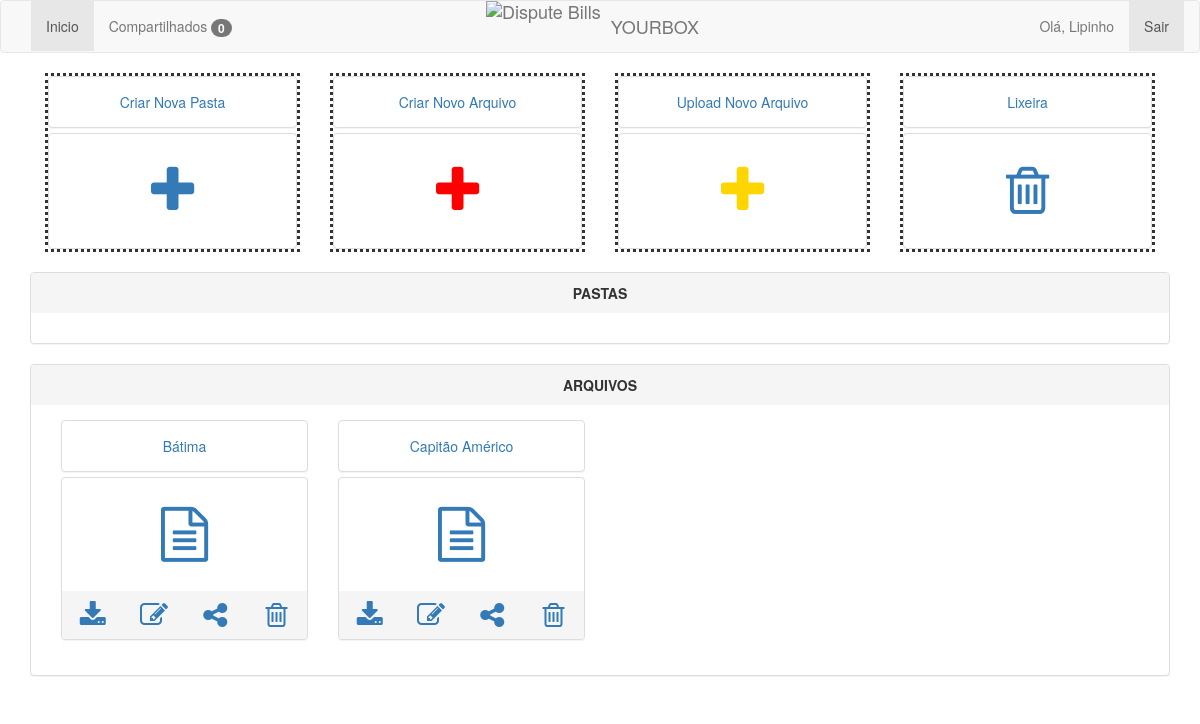
Page /app (signed in) on the earlier database version.
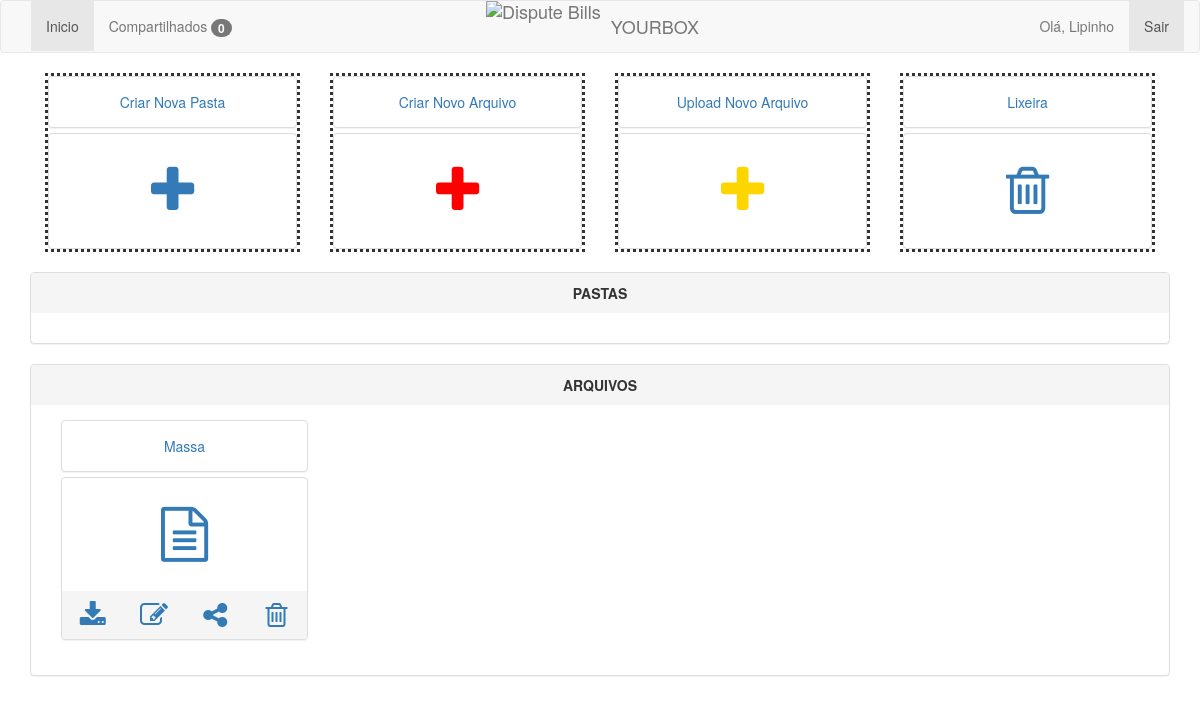
Same page on the later database version.
### app/models.py (models this page shows)
class Arquivo(models.Model):
    nome = models.CharField(max_length=10)
    arquivo = models.FileField()
    pasta = models.ForeignKey(Pasta, blank=True, null=True)
    tipo = models.CharField(max_length=50, choices=TIPOS)
    status = models.BooleanField(default=True)
    criado_em = models.DateTimeField(auto_now_add=True)
    editado_em = models.DateTimeField(auto_now=True)

### app/views.py (the view)
# urls.py: url(r'^app', views.app, name='app'),
def app(request):
    usuario = Usuario.objects.get(email=request.session['email'])
    compartilhados = Compartilhado.objects.filter(usuario=usuario, status=False)
    return render_to_response('app.html', {'usuario': usuario, 'usuarios': Usuario.objects.all(),
                                           'compartilhados': compartilhados}, context_instance=RequestContext(request))

### app/templates/app.html (shortened to what the changed rows need)
{% extends 'base.html' %}
{% block content %}
    <br/>
    <div class='row'>
        <div class='col-xs-6 col-sm-4 col-md-12'>
            <div class="panel-group">
                <div class="panel panel-default">
                    <div class="panel-body text-center">
                        {% for arquivo in usuario.arquivos.all %}
                            {% if not arquivo.pasta and arquivo.status %}
                                <div class='col-xs-6 col-sm-4 col-md-3'>
                                    <div class="panel-group">
                                        <div class="panel panel-default">
                                            <div class="panel-body text-center">
                                                <a href='/arquivo/{{ arquivo.id }}'>{{ arquivo.nome }}</a>
                                            </div>
                                        </div>
                                        <div class="panel panel-default">
                                            <div class="panel-body text-center">
                                                <label style='font-size:55px;'><a href='/arquivo/{{ arquivo.id }}'><span
                                                        class='fa fa-1x fa-file-text-o'></span></a></label>
                                            </div>
                                            <div class="panel-footer">
                                                <div class='row'>
                                                    <div class='col-xs-3'>
                                                        <a href='/media/{{ arquivo.arquivo }}'
                                                           download='/media/{{ arquivo.arquivo }}'><span
                                                                class='fa fa-2x fa-download'></span></a>
                                                    </div>
                                                    <div class='col-xs-3'>
                                                        <a href='/edit-arquivo/{{ arquivo.id }}'><span class='fa fa-2x fa-edit'></span></a>
                                                    </div>
                                                    <div class='col-xs-3'>
                                                        <a data-toggle="modal" data-target="#modal{{ arquivo.id }}"><span
                                                                class='fa fa-2x fa-share-alt'></span></a>
                                                    </div>
                                                    <div class='col-xs-3'>
                                                        <a href='/remove-arquivo/{{ arquivo.id }}'><span
                                                                class='fa fa-2x fa-trash-o'></span></a>
                                                    </div>
                                                </div>
                                            </div>
                                        </div>
                                    </div>
                                </div>
                            {% endif %}
                        {% empty %}
                            <hr/>
                            <h3 class="text-center"> Você não possui arquivos! </h3>
                            <hr/>
                        {% endfor %}
                    </div>
                </div>
            </div>
        </div>
{% endblock %}

Differences in the rows shown:
no longer on this page (row edited): Arquivo: nome "Bátima"
no longer on this page (row edited): Arquivo: nome "Capitão Américo"
added Arquivo: nome "Massa"
